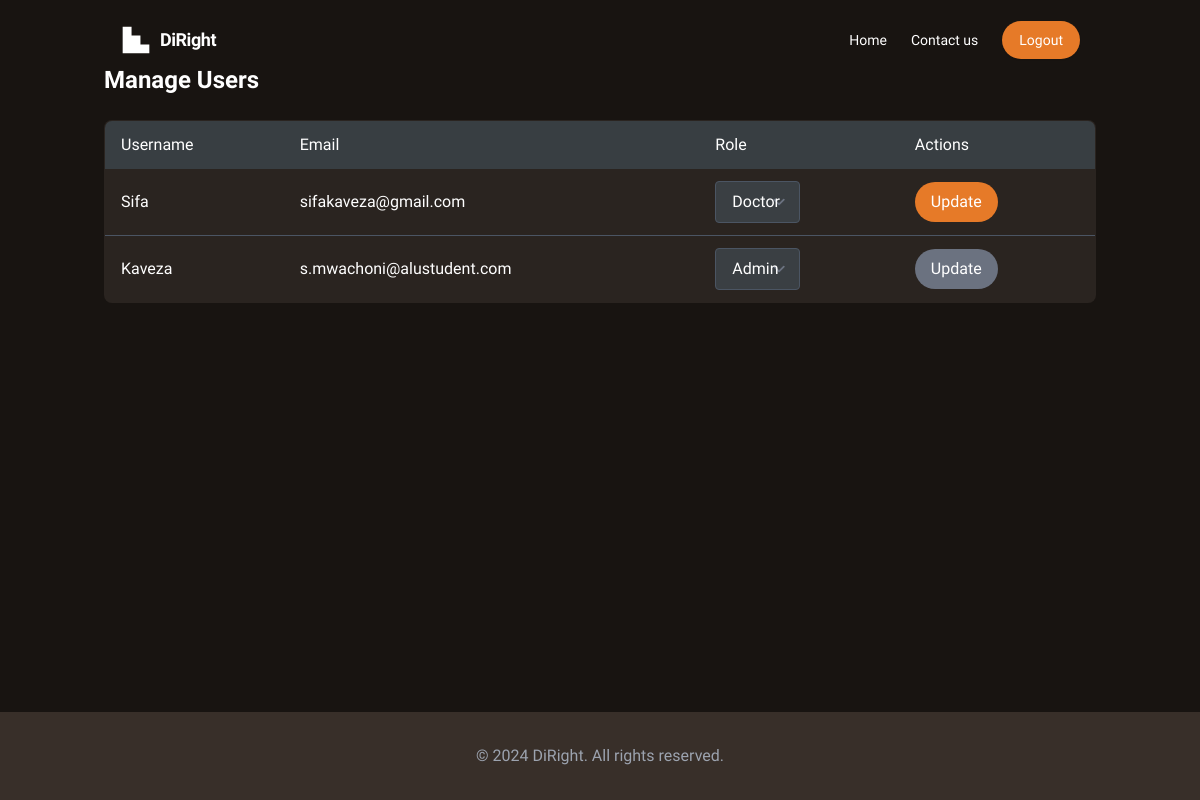
The page /manage_users (signed in) on the database as committed earlier.
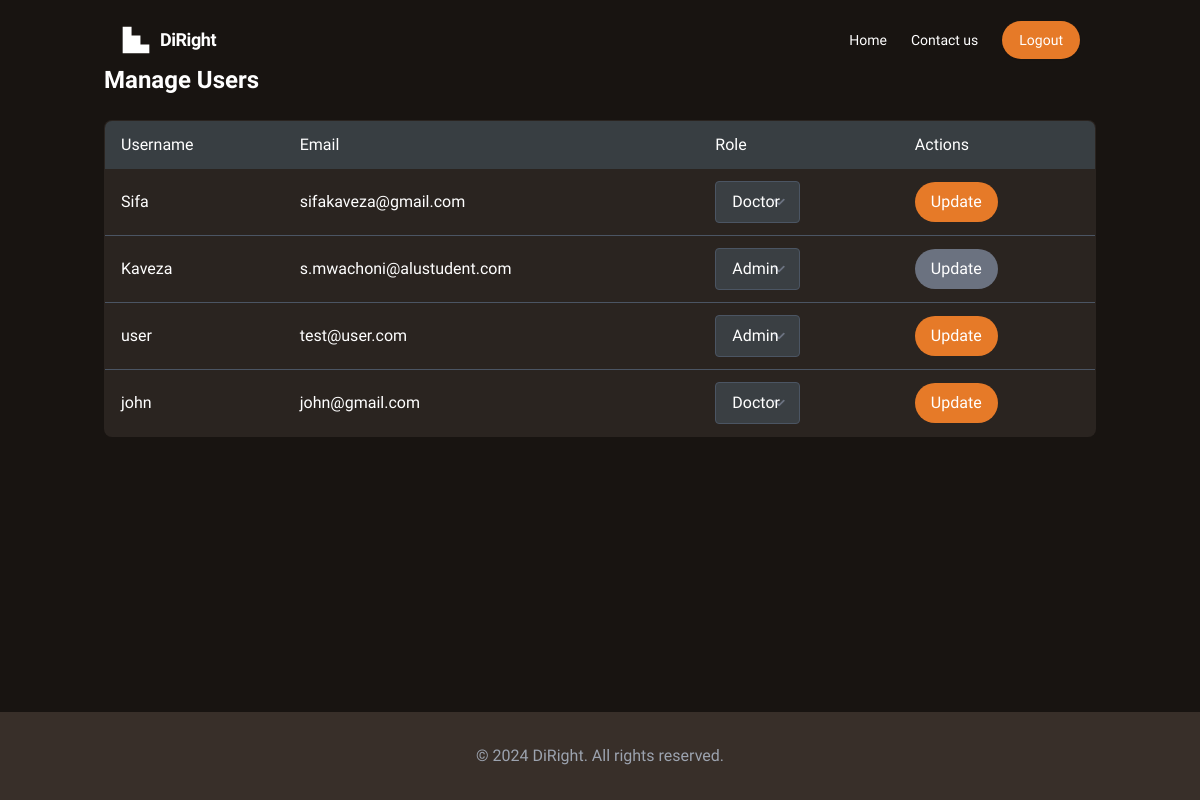
The same page on the database as committed later.
### website/models.py (models this page shows, shortened)
class User(UserMixin, db.Model):
    id = db.Column(db.Integer, primary_key=True)
    username = db.Column(db.String(150), unique=True, index=True, nullable=False)
    email = db.Column(db.String(150), unique=True, index=True, nullable=False)
    password = db.Column(db.String(256), nullable=False)
    role = db.Column(db.String(50), nullable=False)

### website/views.py (the view)
@views.route('/manage_users', methods=['GET', 'POST'])
@login_required
def manage_users():
    if current_user.role == 'admin':
        users = User.query.all()
        return render_template('manage_users.html', users=users)
    return redirect(url_for('views.home'))

### website/__init__.py (called while the page is built)
def create_app():
    app = Flask(__name__)
    app.config['SECRET_KEY'] = 'hufidfgfjfjf bhdjufjsdfjdbf'
    app.config['SQLALCHEMY_DATABASE_URI'] = 'sqlite:///site.db'
    app.config['SQLALCHEMY_TRACK_MODIFICATIONS'] = False
    db.init_app(app)
    login_manager.init_app(app)
    login_manager.login_view = 'auth.login'
    from .views import views
    from .auth import auth
    app.register_blueprint(views, url_prefix='/')
    app.register_blueprint(auth, url_prefix='/')
    from .models import User, PatientDocument
    create_database(app)
    @login_manager.user_loader
    def load_user(user_id):
        return User.query.get(int(user_id))
    return app

### website/templates/manage_users.html (shortened to what this page needs)
{% extends "base.html" %}
{% block content %}
<div class="container mx-auto px-4 py-8 pt-16">
    <h1 class="text-2xl font-bold mb-6 text-white">Manage Users</h1>
    <div class="overflow-x-auto">
        <form method="POST" action="{{ url_for('views.update_user') }}">
            <table class="min-w-full bg-[#2a2420] border border-gray-600 rounded-lg overflow-hidden">
                <thead>
                    <tr class="bg-[#383e42]">
                        <th class="py-3 px-4 text-left font-medium text-white">Username</th>
                        <th class="py-3 px-4 text-left font-medium text-white">Email</th>
                        <th class="py-3 px-4 text-left font-medium text-white">Role</th>
                        <th class="py-3 px-4 text-left font-medium text-white">Actions</th>
                    </tr>
                </thead>
                <tbody>
                    {% for user in users %}
                    <tr class="border-b border-gray-600">
                        <td class="py-3 px-4 text-white">{{ user.username }}</td>
                        <td class="py-3 px-4 text-white">{{ user.email }}</td>
                        <td class="py-3 px-4">
                            <select name="role_{{ user.email }}" class="form-select bg-[#3a3f43] border border-gray-600 rounded px-4 py-2 text-white focus:outline-none focus:ring-2 focus:ring-[#e67a28]">
                                <option value="admin" {% if user.role == 'admin' %}selected{% endif %}>Admin</option>
                                <option value="doctor" {% if user.role == 'doctor' %}selected{% endif %}>Doctor</option>
                            </select>
                        </td>
                        <td class="py-3 px-4">
                            {% if user.email == current_user.email %}
                            <button type="button" class="bg-gray-500 text-white font-medium py-2 px-4 rounded-full cursor-not-allowed" disabled>Update</button>
                            {% else %}
                            <button type="submit" name="update_user" value="{{ user.email }}" class="bg-[#e67a28] hover:bg-[#d86a1f] text-white font-medium py-2 px-4 rounded-full transition duration-300">Update</button>
                            {% endif %}
                        </td>
                    </tr>
                    {% endfor %}
                </tbody>
            </table>
        </form>
    </div>
</div>
{% endblock %}

### website/templates/base.html (shortened to what this page needs)
<!DOCTYPE html>
<html lang="en" class="h-full">
<head>
    <script src="https://cdn.tailwindcss.com?plugins=forms,typography"></script>
</head>
<body class="bg-background text-white font-sans flex flex-col min-h-screen">
    <header class="fixed w-full z-50 transition-all duration-300">
        <div class="container mx-auto px-4 sm:px-6 lg:px-8">
            <div class="flex items-center justify-between h-20">
                <a href="{{ url_for('views.home') }}" class="flex items-center gap-2 z-10">
                    <div class="w-8 h-8">
                        <svg viewBox="0 0 48 48" fill="none" xmlns="http://www.w3.org/2000/svg">
                            <path d="M4 4H17.3334V17.3334H30.6666V30.6666H44V44H4V4Z" fill="currentColor"></path>
                        </svg>
                    </div>
                    <span class="text-lg font-bold tracking-tight">DiRight</span>
                </a>
                <nav class="hidden md:flex items-center space-x-6">
                    <a href="{{ url_for('views.home') }}" class="text-sm font-medium hover:text-primary transition">Home</a>
                    <a href="https://www.linkedin.com/in/sifa-mwachoni/" target="_blank" class="text-sm font-medium hover:text-primary transition">Contact us</a>
                    {% if current_user.is_authenticated %}
                        <a href="{{ url_for('auth.logout') }}" class="inline-flex items-center px-4 py-2 border border-transparent text-sm font-medium rounded-full shadow-sm text-white bg-primary hover:bg-opacity-90 focus:outline-none focus:ring-2 focus:ring-offset-2 focus:ring-primary transition">Logout</a>
                    {% else %}
                        <a href="{{ url_for('auth.login') }}" class="inline-flex items-center px-4 py-2 border border-transparent text-sm font-medium rounded-full shadow-sm text-white bg-primary hover:bg-opacity-90 focus:outline-none focus:ring-2 focus:ring-offset-2 focus:ring-primary transition">Login</a>
                    {% endif %}
                </nav>
            </div>
        </div>
    </header>
    <main class="flex-grow">
        {% block content %}{% endblock %}
    </main>
    <footer class="bg-secondary text-gray-400 py-8">
        <div class="container mx-auto px-4 sm:px-6 lg:px-8">
            <p class="text-center">&copy; 2024 DiRight. All rights reserved.</p>
        </div>
    </footer>
</body>
</html>

Rows that differ between the two databases and show on the page:
added User: username "user", email "test@user.com", role+email "Admin"
added User: username "john", email "john@gmail.com", role+email "Doctor"
